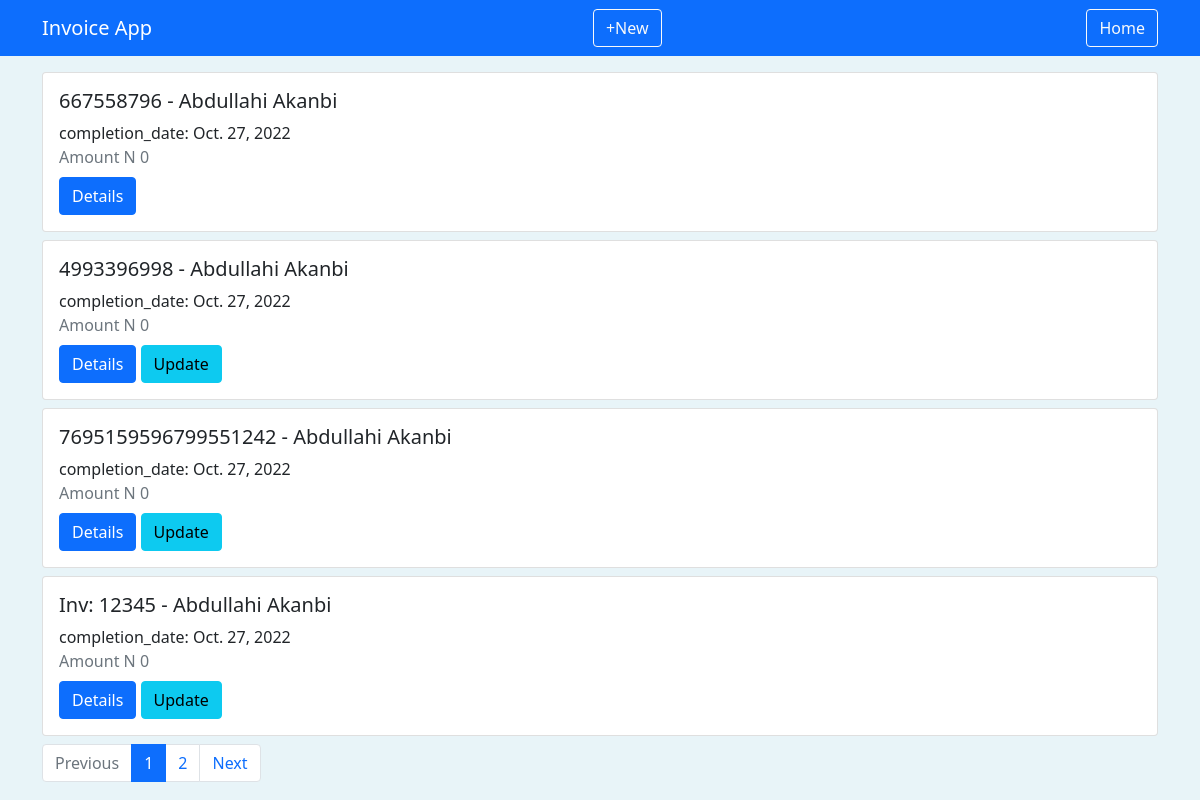
The app's page / (signed in) with its own data.
### invoices/models.py (models this page shows, shortened)
class Invoice(models.Model):
    profile         = models.ForeignKey(Profile, on_delete=models.CASCADE)
    receiver        = models.ForeignKey(Receiver, on_delete=models.CASCADE)
    number          = models.CharField(max_length=10, blank=True)
    completion_date = models.DateField()
    issue_date      = models.DateField()
    payment_date    = models.DateField()
    created         = models.DateTimeField(auto_now=True)
    closed          = models.BooleanField(default=False)
    tags            = models.ManyToManyField(Tag, blank=True)
    @property
    def tags(self):
        return self.tags.all()
    @property
    def positions(self):
        return self.positions_set.all()
    @property
    def total_amount(self):
        total   = 0
        qs      = self.positions
        for pos in qs:
            total += pos.amount
        return "{:,}".format(total)

### receivers/models.py (models this page shows, shortened)
class Receiver(models.Model):
    name    = models.CharField(max_length= 200)
    address = models.TextField()
    website = models.URLField(blank=True)
    created = models.DateTimeField(default=datetime.now)
    logo = models.ImageField(default= 'images/logo.png')

### invoices/views.py (the view)
# urls.py: path('', InvoiceListView.as_view(), name = 'main'),
class InvoiceListView(ListView):
    model           = Invoice
    template_name   = "invoices/main.html" #default invoice_list.html
    paginate_by     = 4
    context_object_name = 'qs'
    def get_queryset(self):
        profile = get_object_or_404(Profile, user = self.request.user)
        return super().get_queryset().filter(profile = profile).order_by('-created') #this is an alternative for returning qs

### invoices/templates/invoices/main.html (shortened to what this page needs)
{% extends "index.html" %} {% block title %} Home {% endblock title %} {% block content %}  {% if qs %} {% for obj in qs %}
<div class="card mb-2" style="width: 100%">
    <div class="card-body">
        <h5 class="card-title">{{obj.number}} - {{obj.receiver.name}}</h5>
        <div class="card-text">completion_date: {{obj.completion_date}}</div>
        <div class="text-muted">Amount N {{obj.total_amount}}</div>
        <div class="mt-2">
            <a href="{% url 'invoices:detail' obj.pk %}" class="btn btn-primary">Details</a> {% if not obj.closed %}
            <a href="{% url 'invoices:update' obj.pk %}" class="btn btn-info">Update</a> {% endif %}
        </div>
    </div>
</div>
{% endfor %} {% else %}
<h3>No Invoices created ...</h3>
{% endif %} {% if is_paginated %}
<nav aria-label="invoice pagination">
    <ul class="pagination">
        <li class="page-item {% if page_obj.has_previous %} {% else %} disabled {% endif %}">
            <a {% if page_obj.has_previous %} href="?page={{page_obj.previous_page_number}}" {% endif %} class="page-link" tabindex="-1" aria-disabled="true">Previous</a>
        </li>
        {% for i in paginator.page_range %}
        <li class="page-item {% if page_obj.number == i %} active {% endif %}">
            <a class="page-link" href="?page={{i}}">{{i}}</a>
        </li>
        {% endfor %}
        <li class="page-item {% if page_obj.has_next %} {% else %} disabled {% endif %}">
            <a {% if page_obj.has_next %} href="?page={{page_obj.next_page_number}}" {% endif %} class="page-link">Next</a>
        </li>
    </ul>
</nav>
{% endif %} {% endblock content %}

### templates/index.html (shortened to what this page needs)
{% load static %}
<!doctype html>
<html lang="en">
<head>
    <link href="https://cdn.jsdelivr.net/npm/bootstrap@5.1.0/dist/css/bootstrap.min.css" rel="stylesheet">
    <link rel="stylesheet" href="{% static 'style.css' %}"> {% block scripts %} {% endblock scripts %}
</head>
<body>
    {% include 'navbar.html' %}
    <div class="container mt-3">
        {% block content %} {% endblock content %}
    </div>
</body>
</html>

### templates/navbar.html
<nav class="navbar navbar-dark bg-primary">
    <div class="container">
        <a href="{% url 'invoices:main' %}" class="navbar-brand">Invoice App</a>
        <a href="{% url 'invoices:create' %}" class="btn btn-outline-light">+New</a>
        <a href="https://www.tpais-events.com" class="btn btn-outline-light">Home</a>
    </div>
</nav>

### static/style.css (style rules this page uses)
body { background-color: #e8f4f8; }

### records on screen
Invoice: number "667558796", receiver.name "Abdullahi Akanbi", completion_date "Oct. 27, 2022", total_amount "0"
Invoice: number "4993396998", receiver.name "Abdullahi Akanbi", completion_date "Oct. 27, 2022", total_amount "0", closed "Update"
Invoice: number "7695159596799551242", receiver.name "Abdullahi Akanbi", completion_date "Oct. 27, 2022", total_amount "0", closed "Update"
Invoice: number "Inv: 12345", receiver.name "Abdullahi Akanbi", completion_date "Oct. 27, 2022", total_amount "0", closed "Update"

### other values on screen
{{ i }} "1" "2"
